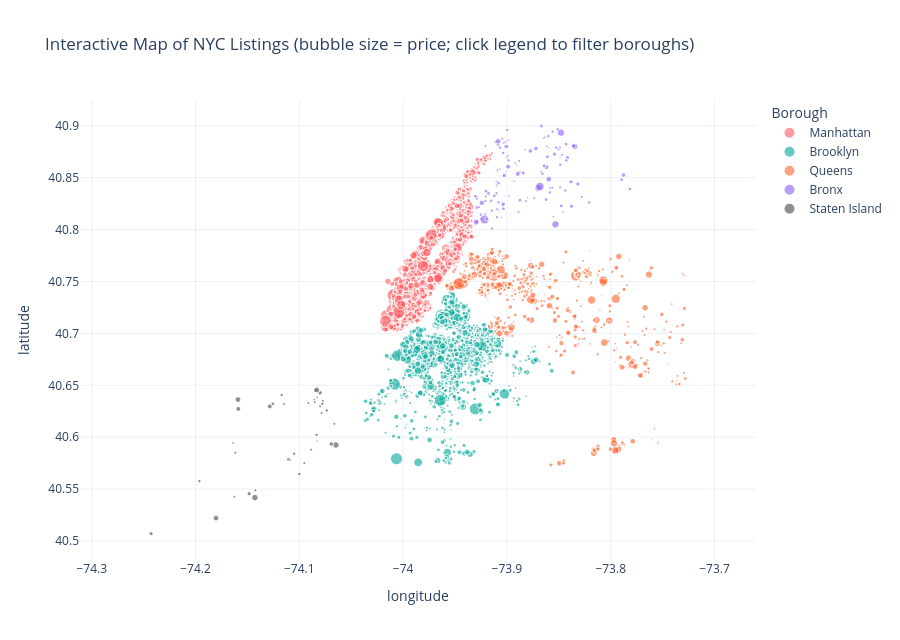
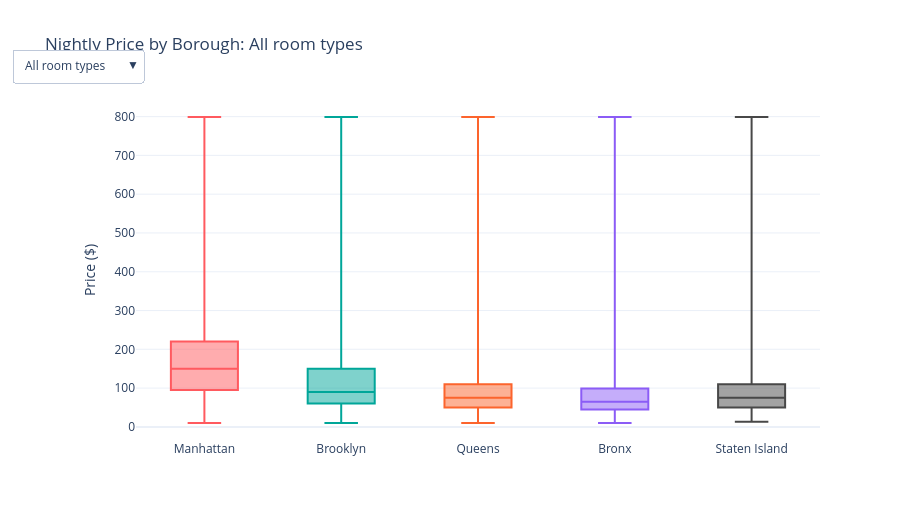

These figures' notebook cell, in order:
### Markdown cell above
### 11.2 Interactive Market Explorer (Plotly)

### Code cell
geo = df.sample(6000, random_state=SEED)
fig = px.scatter(geo, x='longitude', y='latitude', color='neighbourhood_group', category_orders={'neighbourhood_group': BOROUGH_ORDER},
                 color_discrete_map=BOROUGH_COLORS, size='price_capped', size_max=12, opacity=0.6,
                 hover_data={'neighbourhood': True, 'room_type': True, 'price': ':$,.0f', 'minimum_nights': True, 'longitude': False, 'latitude': False},
                 title='Interactive Map of NYC Listings (bubble size = price; click legend to filter boroughs)')
fig.update_layout(height=640, template='plotly_white', legend_title='Borough', yaxis_scaleanchor='x')
fig.show()

# Linked price explorer: room-type dropdown over borough price distributions
fig2 = go.Figure()
for rt in ['All room types'] + ROOM_ORDER:
    sub = df if rt == 'All room types' else df[df['room_type'] == rt]
    for b in BOROUGH_ORDER:
        fig2.add_trace(go.Box(y=sub.loc[sub['neighbourhood_group'] == b, 'price_capped'], name=b, marker_color=BOROUGH_COLORS[b],
                              visible=(rt == 'All room types'), boxpoints=False))
n_b = len(BOROUGH_ORDER)
buttons = []
for i, rt in enumerate(['All room types'] + ROOM_ORDER):
    vis = [False] * (4 * n_b); vis[i * n_b:(i + 1) * n_b] = [True] * n_b
    buttons.append(dict(label=rt, method='update', args=[{'visible': vis}, {'title': f'Nightly Price by Borough: {rt}'}]))
fig2.update_layout(updatemenus=[dict(buttons=buttons, direction='down', x=0.01, y=1.15)], title='Nightly Price by Borough: All room types',
                   yaxis_title='Price ($)', height=520, template='plotly_white', showlegend=False)
fig2.show()

### Figure 1 — Plotly figure (JSON) as saved in the notebook; plotly's stock layout.template omitted (floating-point values rounded to 4 significant figures; data arrays with more than 128 entries replaced by an {"elided": "..."} marker saying what was removed)
{"data": [{"customdata": {"elided": "2656x4 mixed values"}, "hovertemplate": "neighbourhood_group=Manhattan<br>price_capped=%{marker.size}<br>neighbourhood=%{customdata[0]}<br>room_type=%{customdata[1]}<br>price=%{customdata[2]:$,.0f}<br>minimum_nights=%{customdata[3]}<extra></extra>", "legendgroup": "Manhattan", "marker": {"color": "#FF5A5F", "opacity": 0.6, "size": {"elided": "2656 int values"}, "sizemode": "area", "sizeref": 5.549, "symbol": "circle"}, "mode": "markers", "name": "Manhattan", "showlegend": true, "type": "scattergl", "x": {"elided": "2656 float values"}, "xaxis": "x", "y": {"elided": "2656 float values"}, "yaxis": "y"}, {"customdata": {"elided": "2483x4 mixed values"}, "hovertemplate": "neighbourhood_group=Brooklyn<br>price_capped=%{marker.size}<br>neighbourhood=%{customdata[0]}<br>room_type=%{customdata[1]}<br>price=%{customdata[2]:$,.0f}<br>minimum_nights=%{customdata[3]}<extra></extra>", "legendgroup": "Brooklyn", "marker": {"color": "#00A699", "opacity": 0.6, "size": {"elided": "2483 int values"}, "sizemode": "area", "sizeref": 5.549, "symbol": "circle"}, "mode": "markers", "name": "Brooklyn", "showlegend": true, "type": "scattergl", "x": {"elided": "2483 float values"}, "xaxis": "x", "y": {"elided": "2483 float values"}, "yaxis": "y"}, {"customdata": {"elided": "690x4 mixed values"}, "hovertemplate": "neighbourhood_group=Queens<br>price_capped=%{marker.size}<br>neighbourhood=%{customdata[0]}<br>room_type=%{customdata[1]}<br>price=%{customdata[2]:$,.0f}<br>minimum_nights=%{customdata[3]}<extra></extra>", "legendgroup": "Queens", "marker": {"color": "#FC642D", "opacity": 0.6, "size": {"elided": "690 int values"}, "sizemode": "area", "sizeref": 5.549, "symbol": "circle"}, "mode": "markers", "name": "Queens", "showlegend": true, "type": "scattergl", "x": {"elided": "690 float values"}, "xaxis": "x", "y": {"elided": "690 float values"}, "yaxis": "y"}, {"customdata": {"elided": "131x4 mixed values"}, "hovertemplate": "neighbourhood_group=Bronx<br>price_capped=%{marker.size}<br>neighbourhood=%{customdata[0]}<br>room_type=%{customdata[1]}<br>price=%{customdata[2]:$,.0f}<br>minimum_nights=%{customdata[3]}<extra></extra>", "legendgroup": "Bronx", "marker": {"color": "#8B5CF6", "opacity": 0.6, "size": {"elided": "131 int values"}, "sizemode": "area", "sizeref": 5.549, "symbol": "circle"}, "mode": "markers", "name": "Bronx", "showlegend": true, "type": "scattergl", "x": {"elided": "131 float values"}, "xaxis": "x", "y": {"elided": "131 float values"}, "yaxis": "y"}, {"customdata": {"elided": "40x4 mixed values"}, "hovertemplate": "neighbourhood_group=Staten Island<br>price_capped=%{marker.size}<br>neighbourhood=%{customdata[0]}<br>room_type=%{customdata[1]}<br>price=%{customdata[2]:$,.0f}<br>minimum_nights=%{customdata[3]}<extra></extra>", "legendgroup": "Staten Island", "marker": {"color": "#484848", "opacity": 0.6, "size": [54, 75, 61, 62, 30, 56, 72, 200, 67, 150, 85, 55, 75, 250, 235, 70, 32, 40, 185, 50, 100, 135, 40, 120, 50, 50, 70, 75, 122, 55, 40, 52, 75, 59, 50, 75, 195, 37, 99, 58], "sizemode": "area", "sizeref": 5.549, "symbol": "circle"}, "mode": "markers", "name": "Staten Island", "showlegend": true, "type": "scattergl", "x": [-74.07, -74.11, -74.1, -74.1, -74.11, -74.16, -74.11, -74.16, -74.12, -74.16, -74.13, -74.11, -74.07, -74.06, -74.14, -74.2, -74.08, -74.16, -74.18, -74.14, -74.24, -74.13, -74.08, -74.08, -74.09, -74.08, -74.11, -74.08, -74.07, -74.09, -74.14, -74.08, -74.08, -74.08, -74.09, -74.08, -74.08, -74.09, -74.15, -74.16], "xaxis": "x", "y": [40.61, 40.58, 40.58, 40.56, 40.58, 40.54, 40.58, 40.64, 40.64, 40.63, 40.63, 40.63, 40.63, 40.59, 40.54, 40.56, 40.6, 40.59, 40.52, 40.55, 40.51, 40.63, 40.64, 40.64, 40.63, 40.63, 40.58, 40.6, 40.59, 40.63, 40.55, 40.64, 40.64, 40.62, 40.59, 40.63, 40.65, 40.64, 40.55, 40.59], "yaxis": "y"}], "layout": {"height": 640, "legend": {"itemsizing": "constant", "title": {"text": "Borough"}, "tracegroupgap": 0}, "title": {"text": "Interactive Map of NYC Listings (bubble size = price; click legend to filter boroughs)"}, "xaxis": {"anchor": "y", "domain": [0, 1], "title": {"text": "longitude"}}, "yaxis": {"anchor": "x", "domain": [0, 1], "scaleanchor": "x", "title": {"text": "latitude"}}}}

### Figure 2 — Plotly figure (JSON) as saved in the notebook; plotly's stock layout.template omitted (floating-point values rounded to 4 significant figures; data arrays with more than 128 entries replaced by an {"elided": "..."} marker saying what was removed)
{"data": [{"boxpoints": false, "marker": {"color": "#FF5A5F"}, "name": "Manhattan", "type": "box", "visible": true, "y": {"elided": "21654 int values"}}, {"boxpoints": false, "marker": {"color": "#00A699"}, "name": "Brooklyn", "type": "box", "visible": true, "y": {"elided": "20089 int values"}}, {"boxpoints": false, "marker": {"color": "#FC642D"}, "name": "Queens", "type": "box", "visible": true, "y": {"elided": "5664 int values"}}, {"boxpoints": false, "marker": {"color": "#8B5CF6"}, "name": "Bronx", "type": "box", "visible": true, "y": {"elided": "1090 int values"}}, {"boxpoints": false, "marker": {"color": "#484848"}, "name": "Staten Island", "type": "box", "visible": true, "y": {"elided": "373 int values"}}, {"boxpoints": false, "marker": {"color": "#FF5A5F"}, "name": "Manhattan", "type": "box", "visible": false, "y": {"elided": "13193 int values"}}, {"boxpoints": false, "marker": {"color": "#00A699"}, "name": "Brooklyn", "type": "box", "visible": false, "y": {"elided": "9556 int values"}}, {"boxpoints": false, "marker": {"color": "#FC642D"}, "name": "Queens", "type": "box", "visible": false, "y": {"elided": "2094 int values"}}, {"boxpoints": false, "marker": {"color": "#8B5CF6"}, "name": "Bronx", "type": "box", "visible": false, "y": {"elided": "379 int values"}}, {"boxpoints": false, "marker": {"color": "#484848"}, "name": "Staten Island", "type": "box", "visible": false, "y": {"elided": "176 int values"}}, {"boxpoints": false, "marker": {"color": "#FF5A5F"}, "name": "Manhattan", "type": "box", "visible": false, "y": {"elided": "7982 int values"}}, {"boxpoints": false, "marker": {"color": "#00A699"}, "name": "Brooklyn", "type": "box", "visible": false, "y": {"elided": "10122 int values"}}, {"boxpoints": false, "marker": {"color": "#FC642D"}, "name": "Queens", "type": "box", "visible": false, "y": {"elided": "3372 int values"}}, {"boxpoints": false, "marker": {"color": "#8B5CF6"}, "name": "Bronx", "type": "box", "visible": false, "y": {"elided": "651 int values"}}, {"boxpoints": false, "marker": {"color": "#484848"}, "name": "Staten Island", "type": "box", "visible": false, "y": {"elided": "188 int values"}}, {"boxpoints": false, "marker": {"color": "#FF5A5F"}, "name": "Manhattan", "type": "box", "visible": false, "y": {"elided": "479 int values"}}, {"boxpoints": false, "marker": {"color": "#00A699"}, "name": "Brooklyn", "type": "box", "visible": false, "y": {"elided": "411 int values"}}, {"boxpoints": false, "marker": {"color": "#FC642D"}, "name": "Queens", "type": "box", "visible": false, "y": {"elided": "198 int values"}}, {"boxpoints": false, "marker": {"color": "#8B5CF6"}, "name": "Bronx", "type": "box", "visible": false, "y": [32, 55, 45, 45, 150, 51, 130, 20, 60, 165, 70, 110, 26, 799, 60, 55, 45, 20, 26, 40, 33, 65, 28, 28, 28, 28, 55, 40, 45, 50, 20, 20, 20, 28, 40, 50, 77, 25, 35, 77, 49, 20, 28, 28, 36, 28, 28, 28, 28, 85, 28, 28, 80, 22, 28, 60, 55, 57, 25, 50]}, {"boxpoints": false, "marker": {"color": "#484848"}, "name": "Staten Island", "type": "box", "visible": false, "y": [20, 95, 75, 75, 150, 29, 13, 30, 30]}], "layout": {"height": 520, "showlegend": false, "title": {"text": "Nightly Price by Borough: All room types"}, "updatemenus": [{"buttons": [{"args": [{"visible": [true, true, true, true, true, false, false, false, false, false, false, false, false, false, false, false, false, false, false, false]}, {"title": "Nightly Price by Borough: All room types"}], "label": "All room types", "method": "update"}, {"args": [{"visible": [false, false, false, false, false, true, true, true, true, true, false, false, false, false, false, false, false, false, false, false]}, {"title": "Nightly Price by Borough: Entire home/apt"}], "label": "Entire home/apt", "method": "update"}, {"args": [{"visible": [false, false, false, false, false, false, false, false, false, false, true, true, true, true, true, false, false, false, false, false]}, {"title": "Nightly Price by Borough: Private room"}], "label": "Private room", "method": "update"}, {"args": [{"visible": [false, false, false, false, false, false, false, false, false, false, false, false, false, false, false, true, true, true, true, true]}, {"title": "Nightly Price by Borough: Shared room"}], "label": "Shared room", "method": "update"}], "direction": "down", "x": 0.01, "y": 1.15}], "yaxis": {"title": {"text": "Price ($)"}}}}
